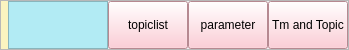
         <widget class="QFrame" name="frame_12">
          <property name="maximumSize">
           <size>
            <width>16777215</width>
            <height>50</height>
           </size>
          </property>
          <property name="frameShape">
           <enum>QFrame::StyledPanel</enum>
          </property>
          <property name="frameShadow">
           <enum>QFrame::Raised</enum>
          </property>
          <layout class="QHBoxLayout" name="horizontalLayout_6" stretch="8,0,0,0,1">
           <property name="spacing">
            <number>0</number>
           </property>
           <property name="leftMargin">
            <number>0</number>
           </property>
           <property name="topMargin">
            <number>0</number>
           </property>
           <property name="rightMargin">
            <number>0</number>
           </property>
           <property name="bottomMargin">
            <number>0</number>
           </property>
           <item>
            <widget class="QLabel" name="sys_info">
             <property name="styleSheet">
              <string notr="true">background-color:#FAF4C0;</string>
             </property>
             <property name="text">
              <string/>
             </property>
            </widget>
           </item>
           <item>
            <widget class="QFrame" name="frame">
             <property name="minimumSize">
              <size>
               <width>100</width>
               <height>0</height>
              </size>
             </property>
             <property name="styleSheet">
              <string notr="true">background-color: #B2EBF4;</string>
             </property>
             <property name="frameShape">
              <enum>QFrame::StyledPanel</enum>
             </property>
             <property name="frameShadow">
              <enum>QFrame::Raised</enum>
             </property>
            </widget>
           </item>
           <item>
            <widget class="QPushButton" name="pushButton_2">
             <property name="sizePolicy">
              <sizepolicy hsizetype="Minimum" vsizetype="Expanding">
               <horstretch>0</horstretch>
               <verstretch>0</verstretch>
              </sizepolicy>
             </property>
             <property name="styleSheet">
              <string notr="true">background-color: rgb(255, 192, 203);</string>
             </property>
             <property name="text">
              <string>topiclist</string>
             </property>
            </widget>
           </item>
           <item>
            <widget class="QPushButton" name="pushButton">
             <property name="sizePolicy">
              <sizepolicy hsizetype="Minimum" vsizetype="Expanding">
               <horstretch>0</horstretch>
               <verstretch>0</verstretch>
              </sizepolicy>
             </property>
             <property name="styleSheet">
              <string notr="true">background-color: rgb(255, 192, 203);</string>
             </property>
             <property name="text">
              <string>parameter</string>
             </property>
            </widget>
           </item>
           <item>
            <widget class="QPushButton" name="terminal">
             <property name="sizePolicy">
              <sizepolicy hsizetype="Minimum" vsizetype="Expanding">
               <horstretch>0</horstretch>
               <verstretch>0</verstretch>
              </sizepolicy>
             </property>
             <property name="styleSheet">
              <string notr="true">background-color: rgb(255, 192, 203);</string>
             </property>
             <property name="text">
              <string>Tm and Topic</string>
             </property>
             <property name="icon">
              <iconset>
               <normaloff>../.designer/.designer/.designer/backup/icons/nb.svg</normaloff>../.designer/.designer/.designer/backup/icons/nb.svg</iconset>
             </property>
            </widget>
           </item>
          </layout>
         </widget>
